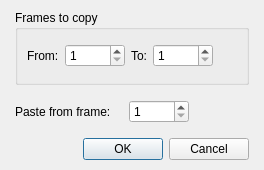
<?xml version="1.0" encoding="UTF-8"?>
<ui version="4.0">
 <class>DialogAnimationCopyFrames</class>
 <widget class="QDialog" name="DialogAnimationCopyFrames">
  <property name="geometry">
   <rect>
    <x>0</x>
    <y>0</y>
    <width>264</width>
    <height>170</height>
   </rect>
  </property>
  <property name="windowTitle">
   <string>Copy frames...</string>
  </property>
  <layout class="QGridLayout" name="gridLayout_2">
   <property name="leftMargin">
    <number>15</number>
   </property>
   <property name="topMargin">
    <number>10</number>
   </property>
   <property name="rightMargin">
    <number>15</number>
   </property>
   <property name="bottomMargin">
    <number>10</number>
   </property>
   <item row="0" column="0">
    <layout class="QVBoxLayout" name="verticalLayout_2" stretch="1,0">
     <property name="spacing">
      <number>15</number>
     </property>
     <item>
      <layout class="QVBoxLayout" name="verticalLayout">
       <item>
        <widget class="QGroupBox" name="groupBox">
         <property name="title">
          <string>Frames to copy</string>
         </property>
         <layout class="QGridLayout" name="gridLayout">
          <item row="0" column="0">
           <layout class="QHBoxLayout" name="horizontalLayout" stretch="0,0,0,0,1">
            <item>
             <widget class="QLabel" name="label">
              <property name="text">
               <string>From:</string>
              </property>
             </widget>
            </item>
            <item>
             <widget class="QSpinBox" name="spinBoxFrom">
              <property name="minimumSize">
               <size>
                <width>60</width>
                <height>0</height>
               </size>
              </property>
              <property name="maximumSize">
               <size>
                <width>60</width>
                <height>16777215</height>
               </size>
              </property>
              <property name="minimum">
               <number>1</number>
              </property>
              <property name="maximum">
               <number>999999999</number>
              </property>
             </widget>
            </item>
            <item>
             <widget class="QLabel" name="label_2">
              <property name="text">
               <string>To:</string>
              </property>
             </widget>
            </item>
            <item>
             <widget class="QSpinBox" name="spinBoxTo">
              <property name="minimumSize">
               <size>
                <width>60</width>
                <height>0</height>
               </size>
              </property>
              <property name="maximumSize">
               <size>
                <width>60</width>
                <height>16777215</height>
               </size>
              </property>
              <property name="minimum">
               <number>1</number>
              </property>
              <property name="maximum">
               <number>999999999</number>
              </property>
             </widget>
            </item>
            <item>
             <spacer name="horizontalSpacer">
              <property name="orientation">
               <enum>Qt::Horizontal</enum>
              </property>
              <property name="sizeHint" stdset="0">
               <size>
                <width>40</width>
                <height>20</height>
               </size>
              </property>
             </spacer>
            </item>
           </layout>
          </item>
         </layout>
        </widget>
       </item>
       <item>
        <layout class="QHBoxLayout" name="horizontalLayout_2" stretch="0,0,1">
         <item>
          <widget class="QLabel" name="label_3">
           <property name="text">
            <string>Paste from frame: </string>
           </property>
          </widget>
         </item>
         <item>
          <widget class="QSpinBox" name="spinBoxPaste">
           <property name="minimumSize">
            <size>
             <width>60</width>
             <height>0</height>
            </size>
           </property>
           <property name="maximumSize">
            <size>
             <width>60</width>
             <height>16777215</height>
            </size>
           </property>
           <property name="minimum">
            <number>1</number>
           </property>
           <property name="maximum">
            <number>999999999</number>
           </property>
          </widget>
         </item>
         <item>
          <spacer name="horizontalSpacer_2">
           <property name="orientation">
            <enum>Qt::Horizontal</enum>
           </property>
           <property name="sizeHint" stdset="0">
            <size>
             <width>40</width>
             <height>20</height>
            </size>
           </property>
          </spacer>
         </item>
        </layout>
       </item>
      </layout>
     </item>
     <item>
      <widget class="QDialogButtonBox" name="buttonBox">
       <property name="orientation">
        <enum>Qt::Horizontal</enum>
       </property>
       <property name="standardButtons">
        <set>QDialogButtonBox::Cancel|QDialogButtonBox::Ok</set>
       </property>
      </widget>
     </item>
    </layout>
   </item>
  </layout>
 </widget>
 <resources/>
 <connections>
  <connection>
   <sender>buttonBox</sender>
   <signal>accepted()</signal>
   <receiver>DialogAnimationCopyFrames</receiver>
   <slot>accept()</slot>
   <hints>
    <hint type="sourcelabel">
     <x>248</x>
     <y>254</y>
    </hint>
    <hint type="destinationlabel">
     <x>157</x>
     <y>274</y>
    </hint>
   </hints>
  </connection>
  <connection>
   <sender>buttonBox</sender>
   <signal>rejected()</signal>
   <receiver>DialogAnimationCopyFrames</receiver>
   <slot>reject()</slot>
   <hints>
    <hint type="sourcelabel">
     <x>316</x>
     <y>260</y>
    </hint>
    <hint type="destinationlabel">
     <x>286</x>
     <y>274</y>
    </hint>
   </hints>
  </connection>
 </connections>
</ui>
